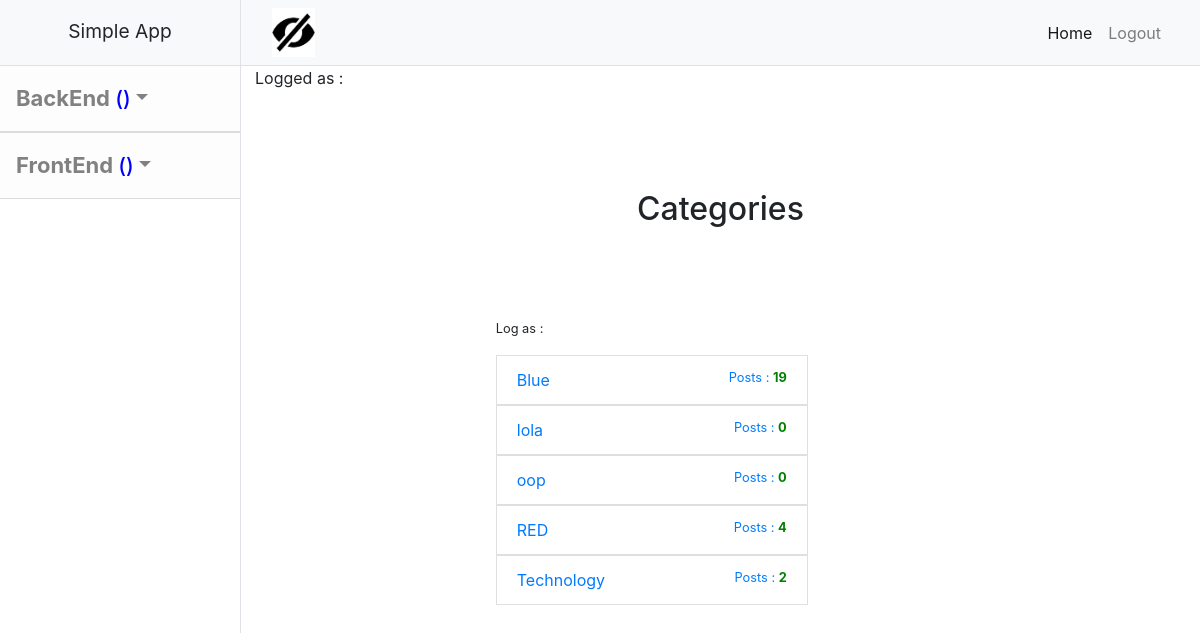
Page /index.php/categories on the committed database.
### tables this page shows
CREATE TABLE `categories` (
  `id` int(11) NOT NULL,
  `user_id` int(11) NOT NULL,
  `name` varchar(255) NOT NULL,
  `parent` varchar(255) DEFAULT '0',
  `create_at` timestamp NOT NULL DEFAULT current_timestamp()
);

### application/controllers/categories.php (called while the page is built, shortened)
<?php
class Categories extends CI_Controller
{
	public function __construct()
	{
        $this->load->helper('url','form','date');
        $this->load->library("pagination");
		$this->load->model('post_model');
		$this->load->library('session');
    }
	public function index(){
		$data['title'] = 'Categories';
		$data['categories'] = $this->category_model->get_categories();
		$data['num'] = $this->category_model->get_posts_per_category();
		    $this->load->view('templates/header_vertical');
			$this->load->view('categories/index',$data);
			$this->load->view('templates/footer');
	}
}
 ?>

### index.php (called while the page is built, shortened)
<?php
require_once BASEPATH.'core/CodeIgniter.php';

### application/models/category_model.php (called while the page is built, shortened)
<?php
class Category_model extends CI_Model
{
								public function get_categories(){
								$this->db->order_by('name');
								$query = $this->db->get('categories');
								return $query->result_array();
							}
							public function get_posts_per_category() {
							 $this->db->select('category_id,COUNT(category_id)as total');
							$this->db->from('posts');
							 $this->db->group_by('category_id');
							 $this->db->order_by('category_id', 'asc');
							 $query = $this->db->get();
							 return $query->result_array();
							}
}
 ?>

### application/views/categories/index.php (the view, shortened to what this page needs)
<h2 style="
margin-top: 100px;
margin-left: 381px;
"><?= $title; ?></h2>
	<ul class="list-group" style="margin-top: 87px;">
		<div class="row">
			<div class="col-md-3 offset-md-3 mb-3" style="display: flex;max-width: 342px;">
				<li class="" style="width: 322px;list-style: none;"><span><small>Log as : <strong><?php echo $this->session->userdata('username') ?></strong></small></span></li>
			</div>
		</div>
	<?php foreach ($categories as $i) {
		?>
			<div class="row">
				<div class="col-md-3 offset-md-3" style="display: flex;max-width: 342px;">
				<li class="list-group-item" style="width: 322px;"><a href="<?php echo site_url('categories/posts/'.$i['id']); ?>"><?php echo $i['name']; ?><span><small style="
				float: right;
}
				">Posts : <strong style="color: green;"><?php
				for($x = 0;$x<count($num);$x++){
					$check = false;
					switch ($i['id']) {
					    case $num[$x]['category_id']:
						echo $num[$x]['total'];
						 $check = true;
						break;
				}
				if($check){break;}
				}
				if(!$check){echo 0;}
				 ?></strong></small></span></a></li>
			</div>
					</div>
					<?php } ?>
			</ul>

### rows in the picture
categories: name "Blue", total "19"
categories: name "lola", shows "0"
categories: name "oop", shows "0"
categories: name "RED", total "4"
categories: name "Technology", total "2"

### other values in the picture
$title "Categories"
